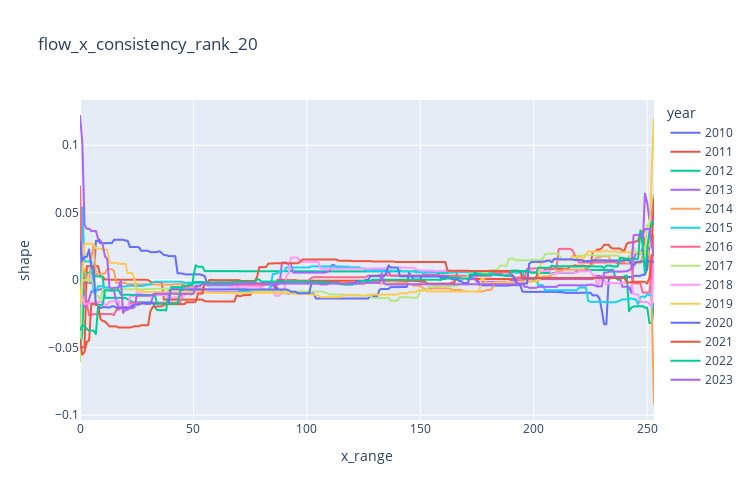

Here is the notebook cell this chart was saved with:
### Code cell
import plotly.express as px

window=20
collector_coefs=[]
collector_shapes=[]
for year in years:
    model_i=load(path+'models_full_data_2\\by_years\\%s_%s.joblib' % (window,year))
    coefs, shapes=umath.get_ebm_coef_rank_and_shape(model_i)
    coefs.index.name='feature'
    coefs['year']=year
    shapes['year']=year
    collector_coefs.append(coefs)
    collector_shapes.append(shapes)
coefs_all=pd.concat(collector_coefs).reset_index().set_index(['year','feature'])['importance'].unstack()
shapes_all=pd.concat(collector_shapes).reset_index().set_index(['predictor','x_range','year'])['shape']


field='flow_x_consistency_rank_%s' % (window)
fig=px.line(shapes_all.loc[field].reset_index(),x='x_range',y='shape',color='year',title=field)
fig.update_layout(width=750,height=500)
fig.show()

### Figure 1 — Plotly figure (JSON) as saved in the notebook; plotly's stock layout.template omitted (floating-point values rounded to 4 significant figures; data arrays with more than 128 entries replaced by an {"elided": "..."} marker saying what was removed)
{"data": [{"hovertemplate": "year=2010<br>x_range=%{x}<br>shape=%{y}<extra></extra>", "legendgroup": "2010", "line": {"color": "#636efa", "dash": "solid"}, "marker": {"symbol": "circle"}, "mode": "lines", "name": "2010", "showlegend": true, "type": "scattergl", "x": {"elided": "254 int values"}, "xaxis": "x", "y": {"elided": "254 float values"}, "yaxis": "y"}, {"hovertemplate": "year=2011<br>x_range=%{x}<br>shape=%{y}<extra></extra>", "legendgroup": "2011", "line": {"color": "#EF553B", "dash": "solid"}, "marker": {"symbol": "circle"}, "mode": "lines", "name": "2011", "showlegend": true, "type": "scattergl", "x": {"elided": "254 int values"}, "xaxis": "x", "y": {"elided": "254 float values"}, "yaxis": "y"}, {"hovertemplate": "year=2012<br>x_range=%{x}<br>shape=%{y}<extra></extra>", "legendgroup": "2012", "line": {"color": "#00cc96", "dash": "solid"}, "marker": {"symbol": "circle"}, "mode": "lines", "name": "2012", "showlegend": true, "type": "scattergl", "x": {"elided": "254 int values"}, "xaxis": "x", "y": {"elided": "254 float values"}, "yaxis": "y"}, {"hovertemplate": "year=2013<br>x_range=%{x}<br>shape=%{y}<extra></extra>", "legendgroup": "2013", "line": {"color": "#ab63fa", "dash": "solid"}, "marker": {"symbol": "circle"}, "mode": "lines", "name": "2013", "showlegend": true, "type": "scattergl", "x": {"elided": "254 int values"}, "xaxis": "x", "y": {"elided": "254 float values"}, "yaxis": "y"}, {"hovertemplate": "year=2014<br>x_range=%{x}<br>shape=%{y}<extra></extra>", "legendgroup": "2014", "line": {"color": "#FFA15A", "dash": "solid"}, "marker": {"symbol": "circle"}, "mode": "lines", "name": "2014", "showlegend": true, "type": "scattergl", "x": {"elided": "254 int values"}, "xaxis": "x", "y": {"elided": "254 float values"}, "yaxis": "y"}, {"hovertemplate": "year=2015<br>x_range=%{x}<br>shape=%{y}<extra></extra>", "legendgroup": "2015", "line": {"color": "#19d3f3", "dash": "solid"}, "marker": {"symbol": "circle"}, "mode": "lines", "name": "2015", "showlegend": true, "type": "scattergl", "x": {"elided": "254 int values"}, "xaxis": "x", "y": {"elided": "254 float values"}, "yaxis": "y"}, {"hovertemplate": "year=2016<br>x_range=%{x}<br>shape=%{y}<extra></extra>", "legendgroup": "2016", "line": {"color": "#FF6692", "dash": "solid"}, "marker": {"symbol": "circle"}, "mode": "lines", "name": "2016", "showlegend": true, "type": "scattergl", "x": {"elided": "254 int values"}, "xaxis": "x", "y": {"elided": "254 float values"}, "yaxis": "y"}, {"hovertemplate": "year=2017<br>x_range=%{x}<br>shape=%{y}<extra></extra>", "legendgroup": "2017", "line": {"color": "#B6E880", "dash": "solid"}, "marker": {"symbol": "circle"}, "mode": "lines", "name": "2017", "showlegend": true, "type": "scattergl", "x": {"elided": "254 int values"}, "xaxis": "x", "y": {"elided": "254 float values"}, "yaxis": "y"}, {"hovertemplate": "year=2018<br>x_range=%{x}<br>shape=%{y}<extra></extra>", "legendgroup": "2018", "line": {"color": "#FF97FF", "dash": "solid"}, "marker": {"symbol": "circle"}, "mode": "lines", "name": "2018", "showlegend": true, "type": "scattergl", "x": {"elided": "254 int values"}, "xaxis": "x", "y": {"elided": "254 float values"}, "yaxis": "y"}, {"hovertemplate": "year=2019<br>x_range=%{x}<br>shape=%{y}<extra></extra>", "legendgroup": "2019", "line": {"color": "#FECB52", "dash": "solid"}, "marker": {"symbol": "circle"}, "mode": "lines", "name": "2019", "showlegend": true, "type": "scattergl", "x": {"elided": "254 int values"}, "xaxis": "x", "y": {"elided": "254 float values"}, "yaxis": "y"}, {"hovertemplate": "year=2020<br>x_range=%{x}<br>shape=%{y}<extra></extra>", "legendgroup": "2020", "line": {"color": "#636efa", "dash": "solid"}, "marker": {"symbol": "circle"}, "mode": "lines", "name": "2020", "showlegend": true, "type": "scattergl", "x": {"elided": "254 int values"}, "xaxis": "x", "y": {"elided": "254 float values"}, "yaxis": "y"}, {"hovertemplate": "year=2021<br>x_range=%{x}<br>shape=%{y}<extra></extra>", "legendgroup": "2021", "line": {"color": "#EF553B", "dash": "solid"}, "marker": {"symbol": "circle"}, "mode": "lines", "name": "2021", "showlegend": true, "type": "scattergl", "x": {"elided": "254 int values"}, "xaxis": "x", "y": {"elided": "254 float values"}, "yaxis": "y"}, {"hovertemplate": "year=2022<br>x_range=%{x}<br>shape=%{y}<extra></extra>", "legendgroup": "2022", "line": {"color": "#00cc96", "dash": "solid"}, "marker": {"symbol": "circle"}, "mode": "lines", "name": "2022", "showlegend": true, "type": "scattergl", "x": {"elided": "254 int values"}, "xaxis": "x", "y": {"elided": "254 float values"}, "yaxis": "y"}, {"hovertemplate": "year=2023<br>x_range=%{x}<br>shape=%{y}<extra></extra>", "legendgroup": "2023", "line": {"color": "#ab63fa", "dash": "solid"}, "marker": {"symbol": "circle"}, "mode": "lines", "name": "2023", "showlegend": true, "type": "scattergl", "x": {"elided": "254 int values"}, "xaxis": "x", "y": {"elided": "254 float values"}, "yaxis": "y"}], "layout": {"height": 500, "legend": {"title": {"text": "year"}, "tracegroupgap": 0}, "title": {"text": "flow_x_consistency_rank_20"}, "width": 750, "xaxis": {"anchor": "y", "autorange": true, "domain": [0, 1], "range": [0, 253], "title": {"text": "x_range"}, "type": "linear"}, "yaxis": {"anchor": "x", "autorange": true, "domain": [0, 1], "range": [-0.1036, 0.1335], "title": {"text": "shape"}, "type": "linear"}}}
